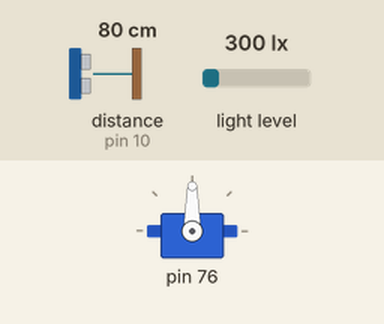
A sketch run on a simulated Arduino Uno, built with avr-gcc and run on an emulated ATmega328P. Shown: servo. The test bench sets the inputs (shaded band); at power-on: distance to the obstacle (sensor on pin 10) 80 cm, light level 300 lx.

Above: at 0.1 s.
At 0.6 s:
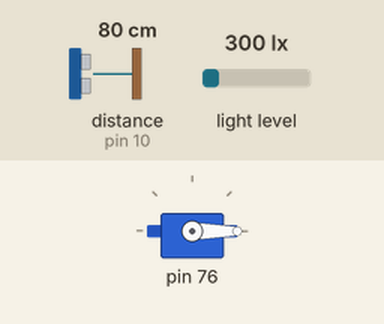
Timing chart, 0 to 2.1 s (numbered marks = the images above):
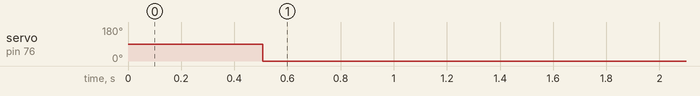

The sketch:

Ultraschallsensor.ino
```cpp
#include <Arduino.h>
#include <Wire.h>
#include <SoftwareSerial.h>
#include <MeAuriga.h>

/**
 * @brief Pin Ports
 *
 */
MeUltrasonicSensor ultrasonic_10(10);
MeEncoderOnBoard Encoder_1(SLOT1);
MeEncoderOnBoard Encoder_2(SLOT2);
Servo servo_6_1;
MePort port_6(6);
MeLightSensor lightsensor_12(12);

float distanceFromObstacle = 0;

/**
 * @brief Linksfahren
 *
 */
void isr_process_encoder1(void)
{
  if(digitalRead(Encoder_1.getPortB()) == 0){
    Encoder_1.pulsePosMinus();
  }else{
    Encoder_1.pulsePosPlus();
  }
}

/**
 * @brief Rechtsfahren
 *
 */
void isr_process_encoder2(void)
{
  if(digitalRead(Encoder_2.getPortB()) == 0){
    Encoder_2.pulsePosMinus();
  }else{
    Encoder_2.pulsePosPlus();
  }
}

/**
 * @brief Sekunden in Millisekunden
 *
 * @param seconds
 */
void _delay(float seconds) {
  if(seconds < 0.0){
    seconds = 0.0;
  }
  long endTime = millis() + seconds * 1000;
  while(millis() < endTime) _loop();
}

/**
 * @brief Setup
 *
 */
void setup() {
  TCCR1A = _BV(WGM10);
  TCCR1B = _BV(CS11) | _BV(WGM12);
  TCCR2A = _BV(WGM21) | _BV(WGM20);
  TCCR2B = _BV(CS21);
  attachInterrupt(Encoder_1.getIntNum(), isr_process_encoder1, RISING);
  attachInterrupt(Encoder_2.getIntNum(), isr_process_encoder2, RISING);
  servo_6_1.attach(port_6.pin1());
  randomSeed((unsigned long)(lightsensor_12.read() * 123456));
  while(1) {
      distanceFromObstacle = ultrasonic_10.distanceCm();
      if(distanceFromObstacle > 3){
          Encoder_1.setTarPWM(0);
          Encoder_2.setTarPWM(0);
          _delay(0.5);

          servo_6_1.write(90);

          servo_6_1.write(0);

      }

      _loop();
  }

}

void _loop() {
}

/**
 * @brief Main Loop
 *
 */
void loop() {
  _loop();
}
```

Measured:
- by itself, servo on pin 76: 90° → 0° at 0.51 s
